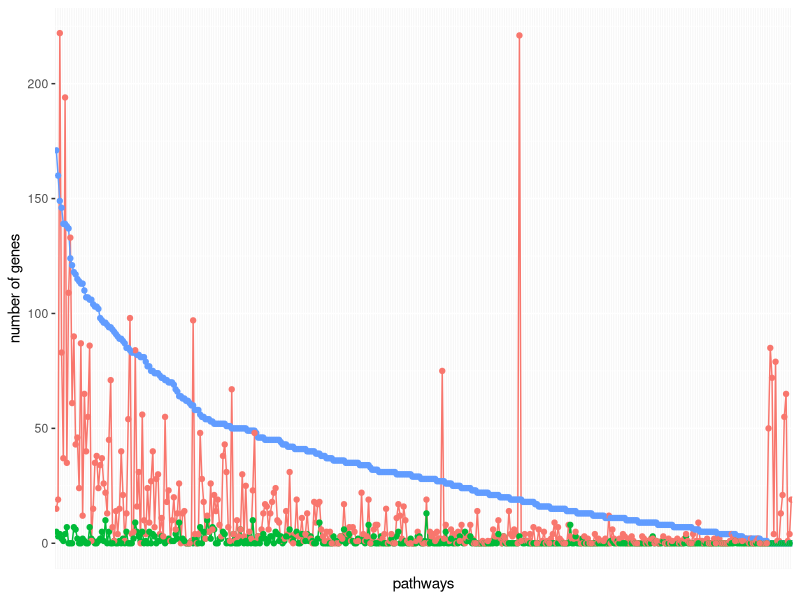
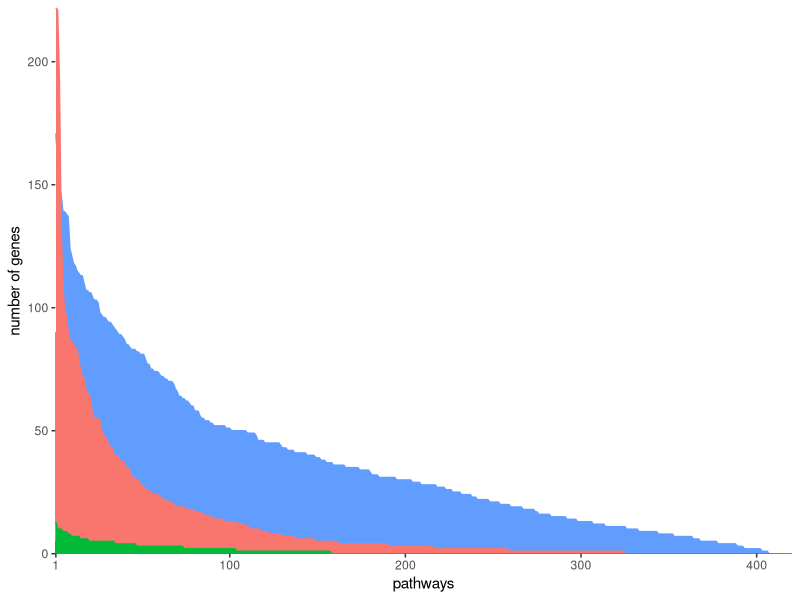
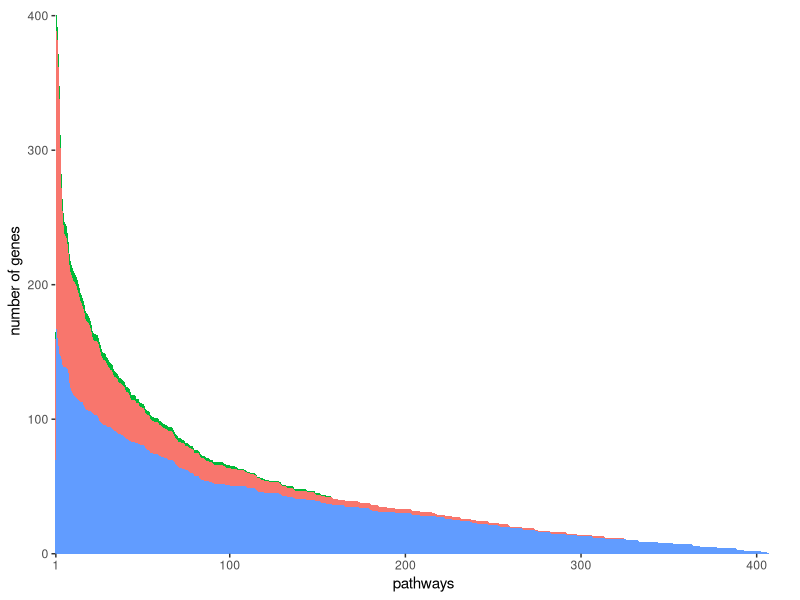

Generate these figures, in order, with R:
install.packages(c("ggplot2"))
install.packages(c("RColorBrewer"))
library(ggplot2,RColorBrewer)

setwd("~/Dropbox (Gladstone)/Pathway Figure OCR/wp_hs_pfocr")

#read pfocr and gmt
pfocr <- read.csv('20180418_wp_hs_pfocr_sub.csv',stringsAsFactors = F)
gmt <- read.csv('20180418_wp_hs_gmt.csv',stringsAsFactors = F)

#reshape pfocr into named list
pfocr.nl <- unstack(pfocr[,2:1])

#do the same for a named source list
pfocr.source.tall <- pfocr[,c(4,1)]
pfocr.source.nl <- unstack(pfocr.source.tall) 

#reshape gmt into named list
gmt.p <- factor(gmt[,1])
gmt.nl <- c()
for(i in 1:nrow(gmt)){
    p <- as.character(gmt.p[i])
    e <- c()
    for (j in 2:ncol(gmt)){
        if (!is.na(gmt[i,j]))
            e <- c(e, gmt[i,j]) 
    }
    gmt.nl[[p]] <- e
}

#take intersection with lexicon to exclude entrez ids that we didn't attempt to match, e.g., miRNA
lex1 <- read.csv('1_symbol.csv',stringsAsFactors = F)
lex2 <- read.csv('2_bioentities.csv',stringsAsFactors = F)
lex3 <- read.csv('3_alias_symbol.csv',stringsAsFactors = F)
lex4 <- read.csv('4_prev_symbol.csv',stringsAsFactors = F)
lex<- c(lex1[,1], lex2[,1], lex3[,1], lex4[,1])
lex <- unique(lex)
gmt.lex.nl <- c()
for(p in names(gmt.nl)){
    gmt.lex.nl[[p]] <- intersect(gmt.nl[[p]],lex)
}

#perform initial comparisons
tp <- c()
fp <- c()
tp.source <- c()
fp.source <- c()
fn <- c()
for (p in names(pfocr.nl)) {
    tp[[p]] <- intersect(pfocr.nl[[p]], gmt.lex.nl[[p]])
    fp[[p]] <- setdiff(pfocr.nl[[p]], gmt.lex.nl[[p]])
    tp.source[[p]] <- pfocr.source.nl[[p]][match(tp[[p]],pfocr.nl[[p]])]
    fp.source[[p]] <- pfocr.source.nl[[p]][match(fp[[p]],pfocr.nl[[p]])]
}
for (p in names(gmt.lex.nl)) {
    fn[[p]] <- setdiff(gmt.lex.nl[[p]], pfocr.nl[[p]])
}

#assess FP by source
## FP based on bioentities checked out as legitimate TPs;
## add fp.be to tp and define fp.real, excluding fp.be 
tp.fp.be <- list()
fp.real <- list()
for (p in names(pfocr.nl)) {
    tp.fp.be[[p]] <- fp.source[[p]][which(fp.source[[p]] == "bioentities_symbol")]
    fp.real[[p]] <- fp.source[[p]][-which(fp.source[[p]] == "bioentities_symbol")]
}

#prepare final counts
tp.count <- lapply(tp, length)
tp.fp.be.count <- lapply(tp.fp.be, length)
fp.real.count <- lapply(fp.real, length)
fn.count <- lapply(fn, length)
counts <- c()
counts.tp <- c()
counts.fp <- c()
counts.fn <- c()
for (p in names(gmt.lex.nl)) {
    tp.p<-0
    fp.p<-0
    tp.fp.be.p<-0
    fn.p<-0
    if(!is.null(tp.count[[p]])) tp.p<-tp.count[[p]]
    if(!is.null(fp.real.count[[p]])) fp.p<-fp.real.count[[p]]
    if(!is.null(tp.fp.be.count[[p]])) tp.fp.be.p<-tp.fp.be.count[[p]]
    if(!is.null(fn.count[[p]])) fn.p<-fn.count[[p]]
    counts[[p]] <- c(tp.p+tp.fp.be.p, fp.p, fn.p)
    if((tp.p+tp.fp.be.p)>fp.p && (tp.p+tp.fp.be.p) >fn.p)
        counts.tp[[p]] <- c(tp.p, fp.p, fn.p)
    if(fp.p>(tp.p+tp.fp.be.p) && fp.p >fn.p)
        counts.fp[[p]] <- c(tp.p, fp.p, fn.p)
    if(fn.p>fp.p && fn.p >(tp.p+tp.fp.be.p))
        counts.fn[[p]] <- c(tp.p, fp.p, fn.p)
}

## plot rates by pathway
counts.df <- as.data.frame(counts)
rownames(counts.df) <- c("TP","FP","FN")

counts.df.sk <- stack(counts.df)
counts.df.sk$type <- c("TP","FP","FN")
counts.df.sk$sort <- c(0,0,0)
colnames(counts.df.sk) <- c("counts","pathway","type","sort")
## add sort col
for (r in 1:length(counts.df.sk$pathway)){
    if(counts.df.sk$type[r]=="TP")
        counts.df.sk$sort[r]<-counts.df.sk$counts[r]
}

ggplot(counts.df.sk, aes(group=type, y=counts, x=reorder(pathway,-sort))) +
    geom_line(aes(color=type)) +
    geom_point(aes(color=type)) +
    xlab("pathways")+
    ylab("number of genes")+
    theme(
        axis.text.x = element_blank(), 
        axis.ticks.x = element_blank(),
          legend.position = "none")

## plot rates independently sorted
counts.df.sk.tp<-counts.df.sk[counts.df.sk$type=="TP",2:1]
counts.df.sk.tp<-counts.df.sk.tp[order(-counts.df.sk.tp$counts),]
counts.df.sk.tp$sort<-c(1:length(counts.df.sk.tp$pathway))
counts.df.sk.tp$type<-c(rep("3.TP"))
counts.df.sk.fp<-counts.df.sk[counts.df.sk$type=="FP",2:1]
counts.df.sk.fp<-counts.df.sk.fp[order(-counts.df.sk.fp$counts),]
counts.df.sk.fp$sort<-c(1:length(counts.df.sk.fp$pathway))
counts.df.sk.fp$type<-c(rep("1.FP"))
counts.df.sk.fn<-counts.df.sk[counts.df.sk$type=="FN",2:1]
counts.df.sk.fn<-counts.df.sk.fn[order(-counts.df.sk.fn$counts),]
counts.df.sk.fn$sort<-c(1:length(counts.df.sk.fn$pathway))
counts.df.sk.fn$type<-c(rep("2.FN"))

### overlapping
ggplot(counts.df.sk.tp, aes(y=counts,x=sort,color="red"))+geom_area(fill="#619CFF") +
    geom_area(data=counts.df.sk.fn, aes(y=counts,x=sort,color="blue"), fill="#F8766D") +
    geom_area(data=counts.df.sk.fp, aes(y=counts,x=sort,color="green"), fill="#00BA38") +
    xlab("pathways")+
    ylab("number of genes")+
    scale_x_continuous(breaks=c(1,100,200,300,400), expand = c(0,0))+
    scale_y_continuous(expand = c(0,0))+
    theme(
        panel.background = element_rect(fill = 'white'),
        legend.position = "none"
    )

### stacked
counts.df.sk.indi<-rbind(counts.df.sk.fp,counts.df.sk.fn,counts.df.sk.tp)
p<-ggplot(counts.df.sk.indi, aes(y=counts, x=sort, fill=type))
p + geom_area() + 
    scale_fill_manual(values=c("#00BA38","#F8766D","#619CFF")) +
    xlab("pathways")+
    ylab("number of genes")+
    scale_x_continuous(breaks=c(1,100,200,300,400), expand = c(0,0))+
    scale_y_continuous(expand = c(0,0))+
    theme(
         panel.background = element_rect(fill = 'white'),
         legend.position = "none"
    )

#median and means
tp.med <- median(unlist(counts.df.sk.tp$counts))
fp.med <- median(unlist(counts.df.sk.fp$counts))
fn.med <- median(unlist(counts.df.sk.fn$counts))
tp.med
fp.med
fn.med
tp.mean <- mean(unlist(counts.df.sk.tp$counts))
fp.mean <- mean(unlist(counts.df.sk.fp$counts))
fn.mean <- mean(unlist(counts.df.sk.fn$counts))
tp.mean
fp.mean
fn.mean

#performance stats
## recall: tp/(tp+fn)
tpfn.list= Map("+",unlist(counts.df.sk.tp$counts),unlist(counts.df.sk.fn$counts))
tpr.list<-Map("/",unlist(counts.df.sk.tp$counts),tpfn.list)
tpr.list<-na.omit(unlist(tpr.list))
tpr.med <- median(tpr.list)
tpr.std <- sd(tpr.list)
tpr.min <- min(tpr.list)
tpr.max <- max(tpr.list)

## precision: tp/(tp+fp)
tpfp.list= Map("+",unlist(counts.df.sk.tp$counts),unlist(counts.df.sk.fp$counts))
ppv.list<-Map("/",unlist(counts.df.sk.tp$counts),tpfp.list)
ppv.list<-na.omit(unlist(ppv.list))
ppv.med <- median(ppv.list)
ppv.std <- sd(ppv.list)
ppv.min <- min(ppv.list)
ppv.max <- max(ppv.list)

## false negative rate
fnr.list <- unlist(lapply(tpr.list, function(x) 1-x))
fnr.med <- median(fnr.list)
fnr.std <- sd(fnr.list)
fnr.min <- min(fnr.list)
fnr.max <- max(fnr.list)

## false discovery rate
fdr.list <- unlist(lapply(ppv.list, function(x) 1-x))
fdr.med <- median(fdr.list)
fdr.std <- sd(fdr.list)
fdr.min <- min(fdr.list)
fdr.max <- max(fdr.list)

## F-measure: 2*(ppv * tpr / (ppv + tpr))
fm.med <- 2 * (ppv.med * tpr.med / (ppv.med + tpr.med))
ppvtpr.med.sum <- ppv.med + tpr.med
ppvtpr.std.sum <- sqrt(ppv.std^2+tpr.std^2)
fm.std <-2*(ppv.med * tpr.med / ppvtpr.med.sum *
    sqrt((ppv.std/ppv.med)^2+
             (tpr.std/tpr.med)^2 +(ppvtpr.std.sum/ppvtpr.med.sum)^2))
